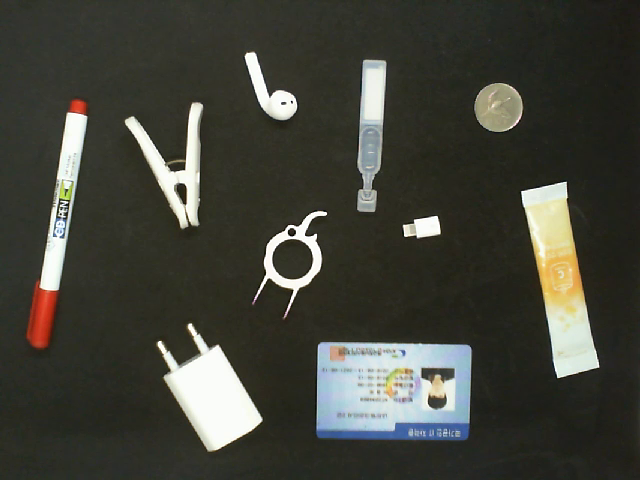
#> input picture data/sample.png, 640 x 480 px
$ jupyter execute --allow-errors analysis.ipynb
#> lines starting #> are read from the running program, lines starting #| are printed output that depends on the picture; after the words box and inside, x2 and y2 are one past the last pixel; in counts of white or black regions, pixels touching at a corner belong together; long printed decimals are rounded
vscode 프로젝트 루트 경로 문제로 아래 셀은 vscode에서만 실행

[cell 1]
cd ..

[cell 2]
import cv2
import numpy as np
import pandas as pd
import matplotlib.pyplot as plt

plt.rcParams['figure.figsize'] = (8,6)

# 이진화

hsv에서 v채널로 이진화

[cell 3]
IMG_PATH = "data/sample.png"
img_color = cv2.imread(IMG_PATH, cv2.IMREAD_COLOR)
#> img_color is the input picture: shape (480, 640, 3); mean B, G, R 58.9, 67.7, 67
img = cv2.cvtColor(img_color, cv2.COLOR_BGR2HSV)
#> img: shape (480, 640, 3); mean H, S, V 36.8, 52.7, 70
img_color = cv2.cvtColor(img_color, cv2.COLOR_BGR2RGB)
img = img[...,2]
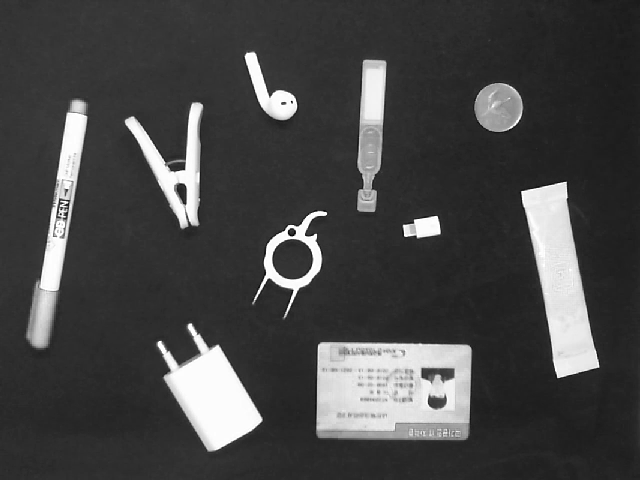
#> img: shape (480, 640); min 0, max 255, mean 70
plt.axis('off'); plt.imshow(img, cmap='gray'); plt.show()

[cell 4]
img_br = cv2.GaussianBlur(img, (5, 5), 0)
_, img_th = cv2.threshold(img_br, 0, 255, cv2.THRESH_BINARY + cv2.THRESH_OTSU)
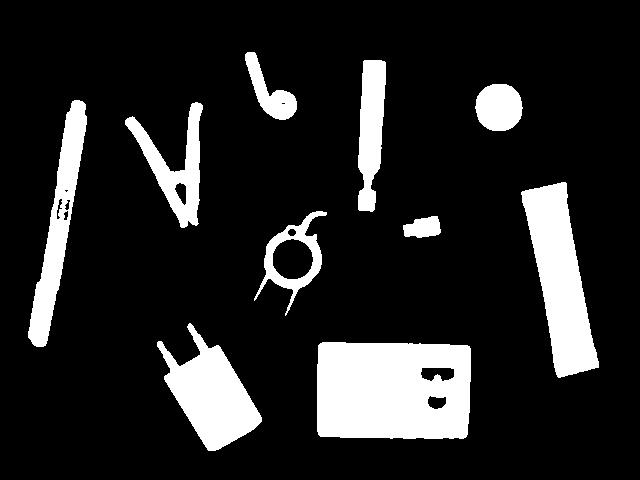
#> img_th: shape (480, 640); 14.7% white; 10 white regions, largest, box (x1, y1, x2, y2) and area: (317, 342, 471, 439) 13951, (521, 182, 599, 378) 7935, (157, 323, 262, 451) 6338
plt.axis('off')
plt.imshow(img_th, cmap='gray')
plt.show()

# 모폴로지 적용

[cell 5]
kernel = cv2.getStructuringElement(cv2.MORPH_ELLIPSE, (15, 15))
img_mp = cv2.morphologyEx(img_th, cv2.MORPH_CLOSE, kernel)
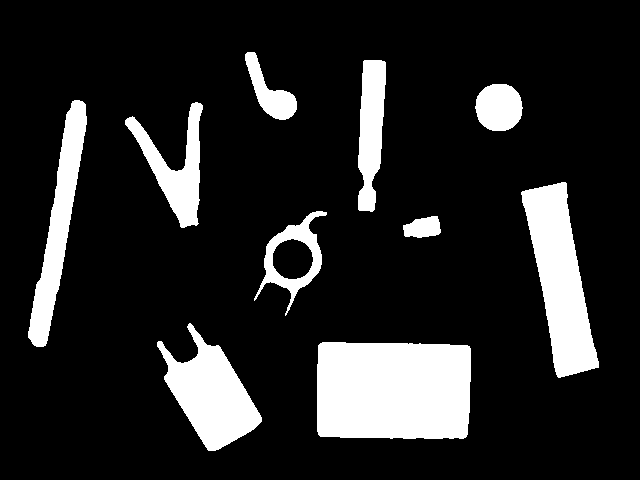
#> img_mp: shape (480, 640); 15.1% white; 10 white regions
plt.axis('off')
plt.imshow(img_mp, cmap='gray')
plt.show()

# 라벨 확인

[cell 6]
labels_cnt, labels, stats, centriods = cv2.connectedComponentsWithStats(img_mp)
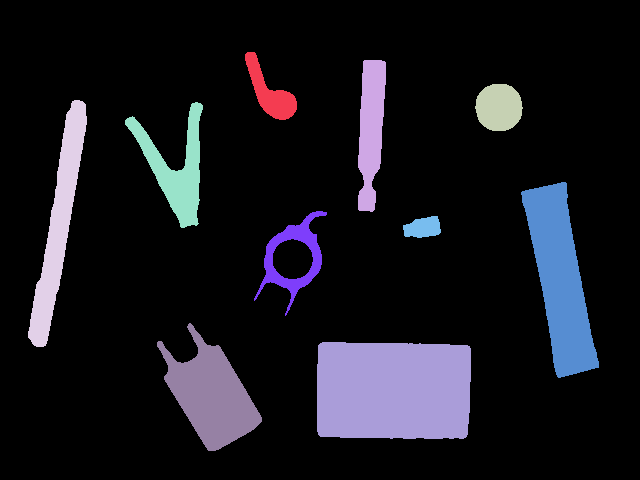
#> labels: shape (480, 640) int32; 11 distinct labels, from 0 to 10; one colour per label, 0 black
#> labels_cnt = 11; stats = [[0, 0, 640, 480, 260909], [245, 52, 52, 68, 1429], [358, 60, 28, 152, 3111], [475, 84, 48, 47, 1799], [28, 100, 59, 247, 5014], [125, 102, 78, 126, 3489], [521, 182, 78, 196, 7938], [254, 211, 73, 105, 2014], [403, 216, 38, 22, 628], [157, 323, 105, 128, 6407], [317, 342, 154, 97, 14462]]; centriods = [[316.1, 230.4], [269.6, 92.19], [370.6, 128.8], [498.5, 107], [58.38, 223.8], [175.8, 168], [559.8, 278.9], [293.1, 256.5], [422.6, 227.3], [210.7, 394.2], [393, 390.1]]

plt.axis('off')
plt.imshow(labels, cmap='gray')
plt.show()
print(f"labels: {np.unique(labels)}\nlabels_cnt: {labels_cnt}")
#| labels: [ 0  1  2  3  4  5  6  7  8  9 10]
#| labels_cnt: 11

# 특성 확인

[cell 7]
plt.rcParams['figure.figsize'] = (12,12)

contours, _ = cv2.findContours(img_mp, 0, cv2.CHAIN_APPROX_NONE)
#> contours = 10 contours; largest, box (x1, y1, x2, y2) and area: (317, 342, 471, 439) 14222, (521, 182, 599, 378) 7710, (157, 323, 262, 451) 6232, (28, 100, 87, 347) 4758, (125, 102, 203, 228) 3292
img_out = img_color.copy()

areas = []
perimeters = []
formfactors = []
for idx, contour in enumerate(contours):
    # 컨투어와 모멘트로 bbox, centroid, area, perimeter, formfactor 계산
    M = cv2.moments(contour)
    center = (int(M["m10"] // M["m00"]), int(M["m01"] // M["m00"]))
    rect = cv2.minAreaRect(contour)
    box = cv2.boxPoints(rect)
    area = cv2.contourArea(contour)
    perimeter = cv2.arcLength(contour, True)
    formfactor = 0
    if perimeter:
        formfactor = (4 * np.pi * area) / (perimeter ** 2)

    text = f"{int(area)}, {int(perimeter)}"

    cv2.drawContours(img_out, [np.int0(box)], 0, (255, 0, 255), 2)
    cv2.putText(img_out, text, center, 2, 1, (0, 255, 0))

    areas.append(area)
    perimeters.append(perimeter)
    formfactors.append(formfactor)
#> this loop made 10 passes
#> (center, rect, box, area, perimeter, formfactor, text) on passes 1, 2, 3, 8: ((392, 390), ((393.3, 390.3), (95.39, 153.2), -89.24), [[469.2, 439.1], [316, 437], [317.3, 341.6], [470.5, 343.7]], 14222, 491.3, 0.741, '14222, 491'), ((210, 394), ((205.3, 385.3), (64.65, 124.5), -30.96), [[209.6, 455.3], [145.5, 348.5], [200.9, 315.2], [265, 422]], 6232, 426.7, 0.43, '6232, 426'), ((422, 227), ((421.2, 227.2), (36.63, 19.37), -8.13), [[404.5, 239.4], [401.7, 220.2], [438, 215], [440.7, 234.2]], 579, 105.1, 0.659, '579, 105'), ((498, 106), ((498.5, 107), (46, 47), -90), [[522, 130], [475, 130], [475, 84], [522, 84]], 1731, 155.5, 0.899, '1731, 155')
#> (center, rect, area, perimeter, formfactor, text) on passes 4, 5, 6, 7, 9, 10: ((292, 257), ((292.3, 260.4), (109.7, 57.64), -77.01), 3111, 357.8, 0.305, '3111, 357'), ((559, 278), ((559.7, 279.6), (46.67, 191.7), -10.19), 7710, 492.1, 0.4, '7710, 492'), ((175, 168), ((175.4, 168), (79.29, 120.3), -12.53), 3292.5, 446.9, 0.207, '3292, 446'), ((58, 223), ((58.34, 223.1), (249.7, 22.99), -79.95), 4758.5, 550, 0.198, '4758, 550'), ((370, 128), ((370.3, 135.2), (151.4, 23.57), -86.82), 2943.5, 350.8, 0.301, '2943, 350'), ((269, 92), ((265, 87.62), (31.7, 76.97), -42.21), 1340.5, 201.1, 0.417, '1340, 201')
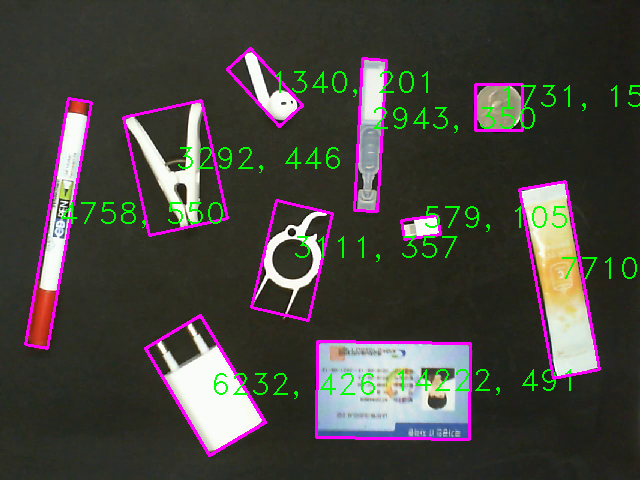
#> img_out: shape (480, 640, 3); mean R, G, B 71.3, 68.3, 63.6
#> after the loop, areas = [14222, 6232, 579, 3111, 7710, 3292.5, 4758.5, 1731, 2943.5, 1340.5]; formfactors = [0.741, 0.43, 0.659, 0.305, 0.4, 0.207, 0.198, 0.899, 0.301, 0.417]; perimeters = [491.3, 426.7, 105.1, 357.8, 492.1, 446.9, 550, 155.5, 350.8, 201.1]
plt.axis('off')
plt.imshow(img_out)
plt.show()

[cell 8]
plt.rcParams['figure.figsize'] = (8,6)
fig = plt.figure()
#> (the rest of this cell did not finish here and is left out)

[cell 9]
cnt = len(areas)
#> cnt = 10
map = np.zeros((cnt, cnt))
for i in range(cnt):
    for j in range(cnt):
        map[i, j] += ((areas[i] - areas[j]) ** 2)
        map[i, j] += ((formfactors[i] - formfactors[j]) ** 2)
        map[i, j] = np.sqrt(map[i, j])

fig, ax = plt.subplots()
im = ax.imshow(map)
for i in range(cnt):
    for j in range(cnt):
        text = ax.text(j, i, int(map[i, j]),
                       ha="center", va="center", color="w")
print(f"max dist: {map.max()}")
#| max dist: 13643.000
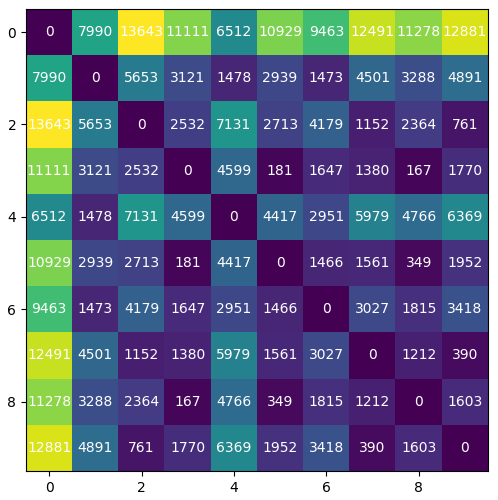
#> figure drawn by matplotlib, 1 panel

[cell 10]
max = map.max()
#> max = 13643
for i in range(cnt):
    for j in range(cnt):
        map[i, j] = map[i, j] / max

fig, ax = plt.subplots()
im = ax.imshow(map)
for i in range(cnt):
    for j in range(cnt):
        text = ax.text(j, i, round(map[i, j], 3),
                       ha="center", va="center", color="w")
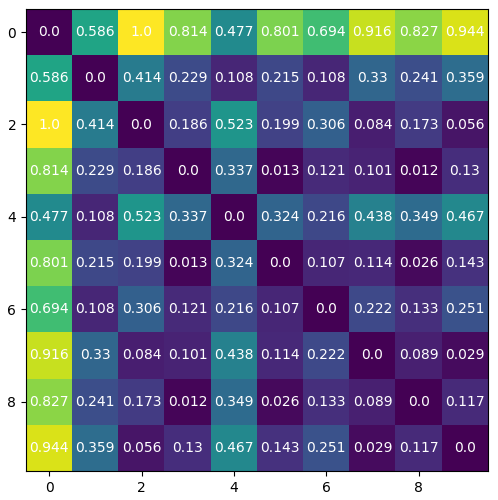
#> figure drawn by matplotlib, 1 panel

$ run again, with data/test.png copied over data/sample.png
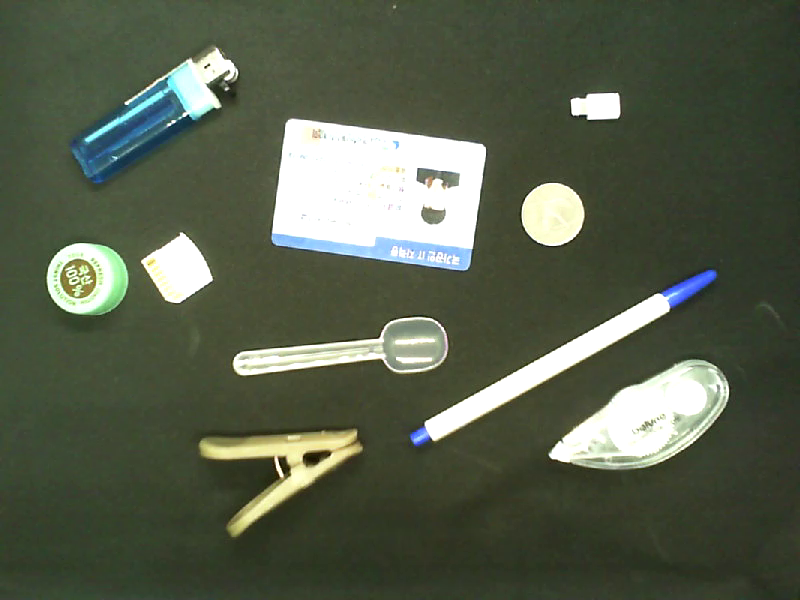
#> input picture data/test.png, 800 x 600 px
#> img_color is the input picture: shape (600, 800, 3); mean B, G, R 76.3, 94.8, 86.8
#> img_th: shape (600, 800); 14.6% white; 18 white regions (4 under 20 px), largest, box (x1, y1, x2, y2) and area: (271, 118, 486, 270) 25262, (549, 360, 729, 469) 11330, (410, 270, 716, 445) 7107
#> img_mp: shape (600, 800); 15.3% white; 11 white regions (1 under 20 px)
#> `labels_cnt, labels, stats, centriods = cv2.connectedComponentsWithStat..`:
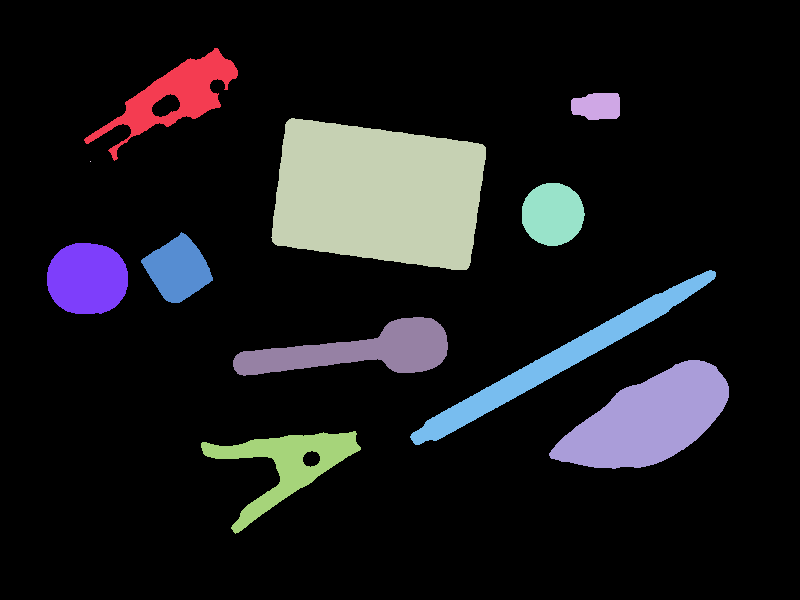
#> labels: shape (600, 800) int32; 12 distinct labels, from 0 to 11; one colour per label, 0 black
#> labels_cnt = 12; stats = [[0, 0, 800, 600, 406741], [84, 48, 154, 113, 5030], [571, 93, 49, 27, 1130], [271, 118, 215, 152, 25936], [90, 161, 1, 1, 1], [522, 183, 63, 63, 3127], [141, 232, 72, 71, 3046], [47, 243, 81, 71, 4733], [410, 270, 306, 175, 7122], [233, 317, 215, 59, 6480], [549, 360, 180, 109, 11392], [201, 431, 160, 103, 5262]]; centriods = [[399.6, 303.1], [174.2, 95.79], [596.9, 105.8], [377.9, 193.8], [90, 161], [552.4, 213.8], [177.5, 268.9], [86.93, 278.3], [557.9, 360.2], [358.4, 350.4], [648.4, 419.3], [285.9, 464.1]]
#| labels: [ 0  1  2  3  4  5  6  7  8  9 10 11]
#| labels_cnt: 12
#> contours = 11 contours, 1 with area under 20; largest, box (x1, y1, x2, y2) and area: (271, 118, 486, 270) 25618, (549, 360, 729, 469) 11194, (410, 270, 716, 445) 6810, (233, 317, 448, 376) 6244, (201, 431, 361, 534) 5234
#> cnt = 7
#| max dist: 8238.000
#> max = 8238
#> `[cell 10] max = map.max() for i in range(cnt): for j in range(cnt): ma..`:
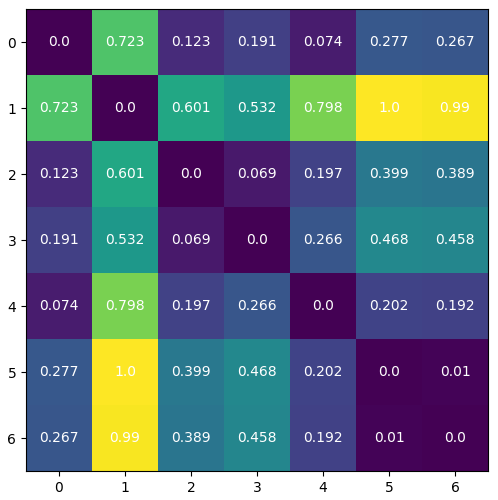
#> figure drawn by matplotlib, 1 panel

$ run again, with data/env1.jpg saved as data/sample.png
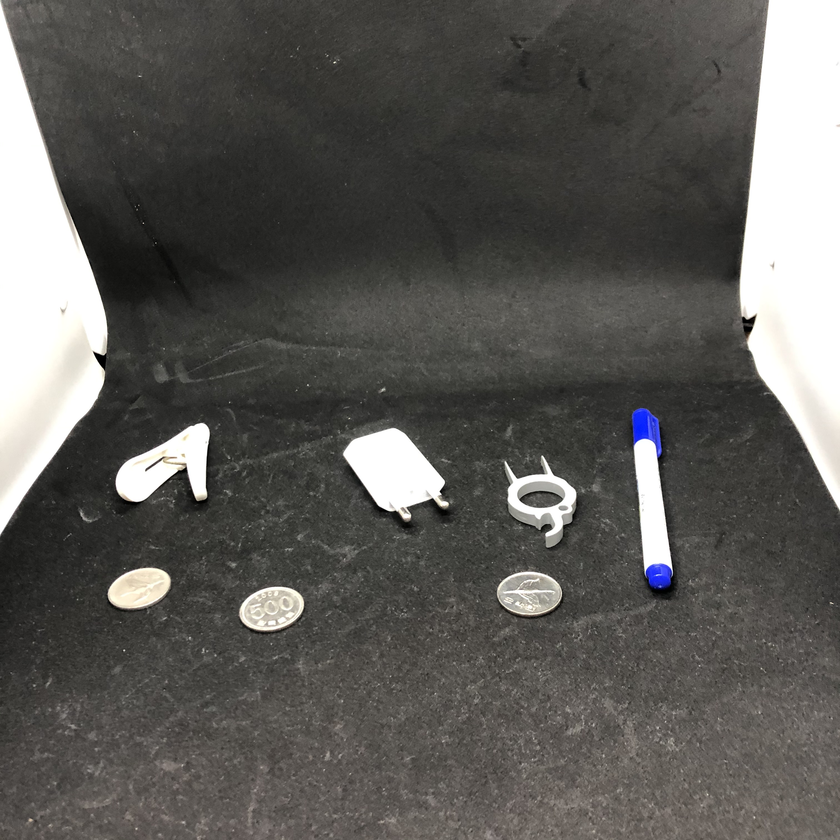
#> input picture data/env1.jpg, 840 x 840 px, shrunk from 3024 x 3024 before the run
#> img_color is the input picture: shape (840, 840, 3); mean B, G, R 87.7, 91, 92.4
#> `_, img_th = cv2.threshold(img_br, 0, 255, cv2.THRESH_BINARY + cv2.THRE..`:
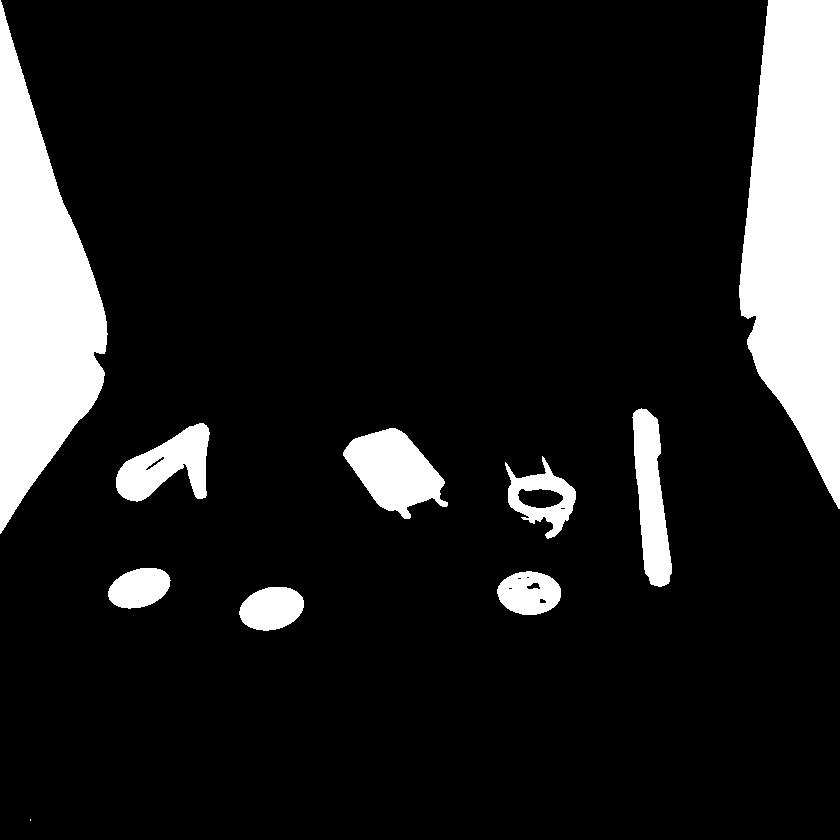
#> img_th: shape (840, 840); 13% white; 10 white regions (1 under 20 px), largest, box (x1, y1, x2, y2) and area: (739, 0, 840, 509) 37927, (0, 0, 108, 534) 31124, (343, 428, 448, 519) 5492
#> img_mp: shape (840, 840); 13% white; 10 white regions (1 under 20 px)
#> `labels_cnt, labels, stats, centriods = cv2.connectedComponentsWithStat..`:
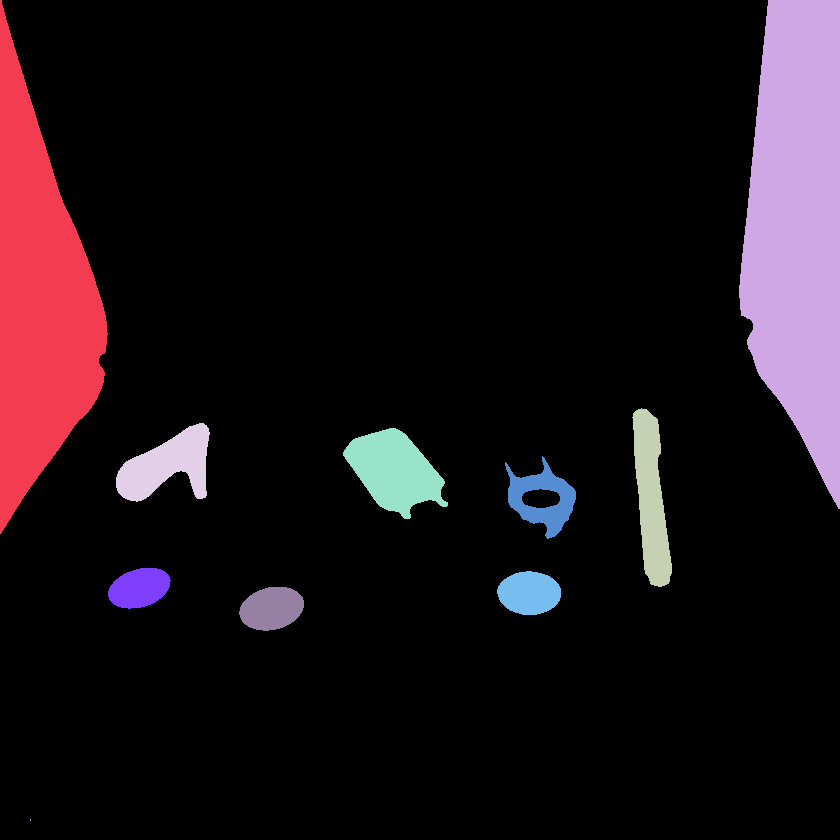
#> labels: shape (840, 840) int32; 11 distinct labels, from 0 to 10; one colour per label, 0 black
#> labels_cnt = 11; stats = [[0, 0, 840, 840, 613565], [0, 0, 108, 534, 31169], [739, 0, 101, 509, 37962], [632, 408, 40, 179, 4338], [116, 423, 94, 79, 4157], [343, 428, 105, 91, 5541], [505, 456, 71, 83, 2574], [108, 568, 63, 41, 1919], [497, 571, 64, 44, 2184], [239, 587, 65, 44, 2189], [30, 819, 1, 2, 2]]; centriods = [[416.3, 434.2], [38.58, 299], [797.8, 224.9], [650.7, 498.4], [166.8, 464.9], [394, 470.6], [541.9, 498.6], [138.9, 587.7], [528.9, 592.7], [271.3, 608.1], [30, 819.5]]
#| labels: [ 0  1  2  3  4  5  6  7  8  9 10]
#| labels_cnt: 11
#> contours = 10 contours, 1 with area under 20; largest, box (x1, y1, x2, y2) and area: (739, 0, 840, 509) 37414, (0, 0, 108, 534) 30633, (343, 428, 448, 519) 5405, (632, 408, 672, 587) 4149, (116, 423, 210, 502) 4014
